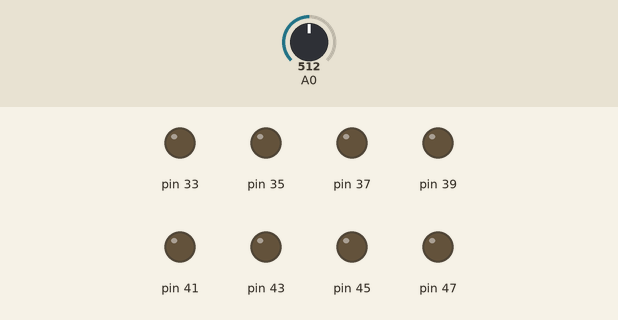
This sketch was run on a simulated Arduino Mega 2560, built with avr-gcc and run on an emulated ATmega2560. On the bench: output pins drawn as LEDs (lit = HIGH). The inputs (shaded band) are chosen by the test bench; at power-on: A0 = 512. What the sketch prints to the serial monitor is not drawn.

Above: at 1.2 s.
1.3 s: A0 set to 382
3.2 s: A0 set to 350
At 4.4 s:
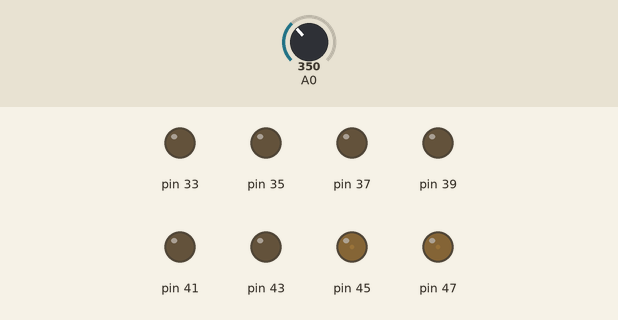
4.7 s: A0 set to 306
At 5.9 s:
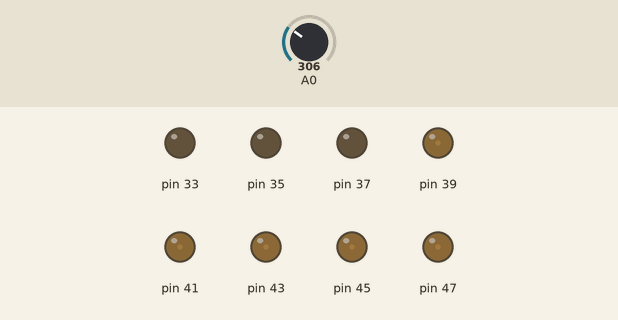
6.2 s: A0 set to 122
At 7.0 s:
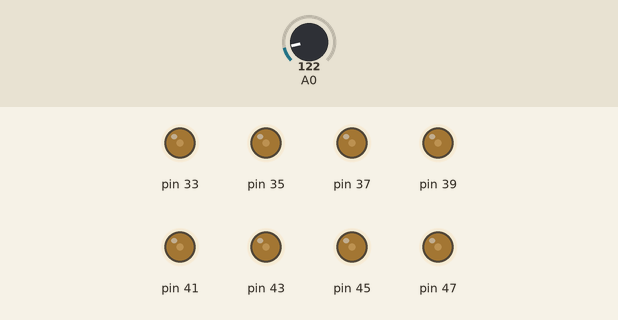
7.7 s: A0 set to 37
At 8.7 s:
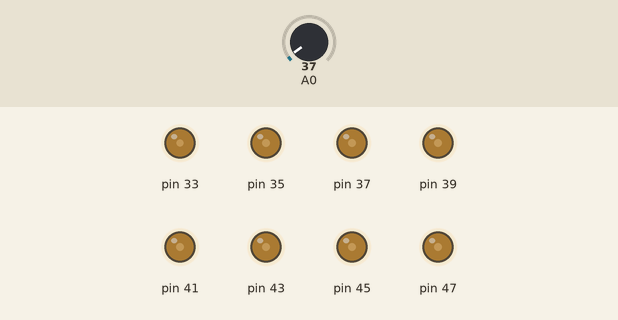
Timing chart, 0 to 10.2 s (numbered marks = the images above; inputs shaded):
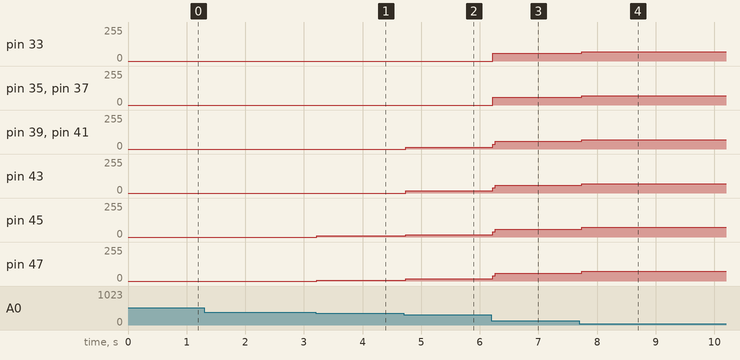

Measured:
- after the input at 3.2 s, pin 45: 0/255 → 8/255 at once; pin 47: 0/255 → 6/255 at once
- after the input at 4.7 s, pin 39, pin 41: 0/255 → 15/255 at once; pin 43: 0/255 → 16/255 at once; pin 45: 8/255 → 16/255 at once; pin 47: 6/255 → 16/255 at once
- after the input at 6.2 s, pin 33, pin 35, pin 37: 0/255 → 58/255 at once; pin 39, pin 41: 15/255 → 59/255 at once; pin 43, pin 45, pin 47: 16/255 → 59/255 at once
- after the input at 7.7 s, pin 33: 58/255 → 70/255 at once; pin 35, pin 37: 58/255 → 71/255 at once; pin 39, pin 41, pin 43: 59/255 → 71/255 at once; pin 45, pin 47: 59/255 → 72/255 at once

The sketch:

soil_moisture_sensing.ino
```cpp
void setup() {
  Serial.begin(2000000);
 pinMode(47, OUTPUT);
 pinMode(45, OUTPUT);
 pinMode(43, OUTPUT);
 pinMode(41, OUTPUT);
 pinMode(39, OUTPUT);
 pinMode(37, OUTPUT);
 pinMode(35, OUTPUT);
 pinMode(33, OUTPUT);

  }

void loop() {
  int moisture = analogRead(A0);
//  Serial.println(moisture);
  int mapped_level = 5-map(moisture,280,420,0,8);

//  Serial.println(mapped_level);

  switch (mapped_level)
  {
    case 0 ... 1:
    Serial.println("Very dry");
    break;

    case 2 ... 4:
    Serial.println("Good moisture");
    break;

    case 5 ... 7:
    Serial.println("Over watered");
    break;

    default:
    break;

    }


  for(int i=47; i>=47-2*mapped_level; i-=2)
    {digitalWrite(i, HIGH);
    }
    for(int i=47; i>=33; i-=2)
    {digitalWrite(i, LOW);
    }
//   delay(200);

}
```
